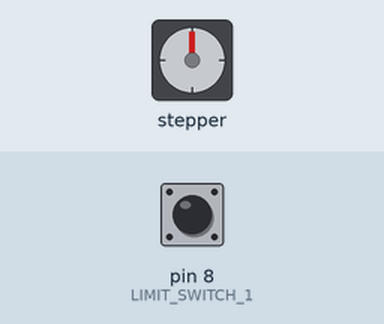
Recording of a sketch running on a simulated Arduino Uno, built with avr-gcc and run on an emulated ATmega328P. On the bench: stepper motor. The test bench sets the inputs (shaded band); at power-on: pin 8 (LIMIT_SWITCH_1) HIGH. Stepper angles assume 200 steps per turn.

Above: at 0.1 s.
At 5.1 s:
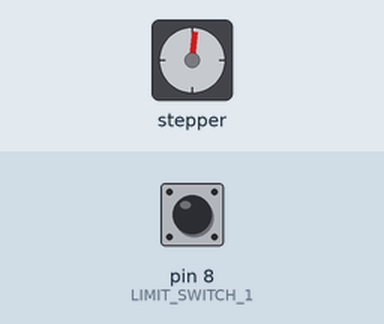
At 22.28 s:
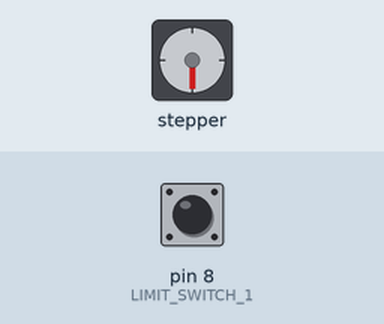
At 39.62 s:
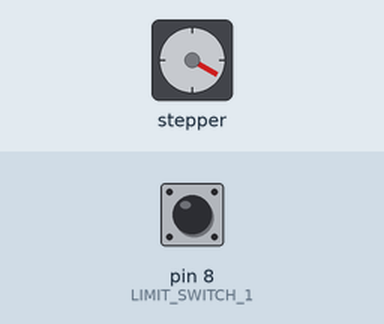
Timing chart, 0 to 40.0 s (numbered marks = the images above):
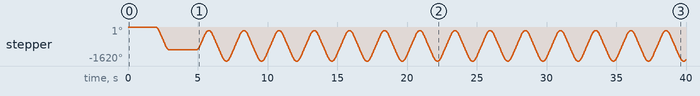

The sketch:

working_stepper_test_code.ino
```cpp
/* Test code for steppers using acceleration */

#include <AccelStepper.h>

const int STEPPER1_STEP = 3;
const int STEPPER1_DIR = 4;
const int LIMIT_SWITCH_1 = 8;

AccelStepper stepper1(1, STEPPER1_STEP, STEPPER1_DIR);

void setup() {
  pinMode(LIMIT_SWITCH_1,INPUT_PULLUP);

  Serial.begin(9600);

  stepper1.setMaxSpeed(1000); //step/sec
  stepper1.setAcceleration(4000);


  // Homing Sequence
  while (digitalRead(LIMIT_SWITCH_1) == LOW)
  {
    stepper1.setSpeed(500);
    stepper1.runSpeed();
  }
  stepper1.setCurrentPosition(0);
  delay(2000);

  // Move to starting position
  stepper1.moveTo(-600);
  stepper1.runToPosition();

  delay(2000);
}

void loop() {

  stepperMove();

}

void stepperMove()
{
  stepper1.moveTo(-100);
  stepper1.runToPosition();
  delay(100);

  stepper1.moveTo(-900);
  stepper1.runToPosition();
  delay(100);
}
```
